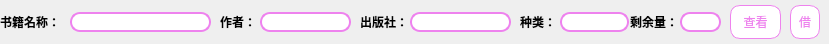
<?xml version="1.0" encoding="UTF-8"?>
<ui version="4.0">
 <class>BorrowItem</class>
 <widget class="QMainWindow" name="BorrowItem">
  <property name="geometry">
   <rect>
    <x>0</x>
    <y>0</y>
    <width>829</width>
    <height>44</height>
   </rect>
  </property>
  <property name="windowTitle">
   <string>MainWindow</string>
  </property>
  <widget class="QWidget" name="centralwidget">
   <widget class="QLabel" name="booklabel">
    <property name="geometry">
     <rect>
      <x>0</x>
      <y>12</y>
      <width>69</width>
      <height>20</height>
     </rect>
    </property>
    <property name="font">
     <font>
      <bold>true</bold>
     </font>
    </property>
    <property name="text">
     <string>书籍名称：</string>
    </property>
   </widget>
   <widget class="QLabel" name="bookNamelabel">
    <property name="geometry">
     <rect>
      <x>70</x>
      <y>12</y>
      <width>141</width>
      <height>20</height>
     </rect>
    </property>
    <property name="styleSheet">
     <string notr="true">QLabel {
	border: 2px solid #EE82EE; /* 边框宽度为1px，颜色为#A0A0A0 */
	border-radius: 10px; /* 边框圆角 */
	padding-left: 5px; /* 文本距离左边界有5px */
	background-color: 	#FFFFFF	; /* 背景颜色 */
	color: 	#000000; /* 文本颜色 */
	selection-background-color: #000000; /* 选中文本的背景颜色 */
	selection-color: #FFFFFF; /* 选中文本的颜色 */
	font-family: &quot;Microsoft YaHei&quot;; /* 文本字体族 */
	font-size: 10pt; /* 文本字体大小 */
}</string>
    </property>
    <property name="text">
     <string/>
    </property>
   </widget>
   <widget class="QLabel" name="authorNamelabel">
    <property name="geometry">
     <rect>
      <x>260</x>
      <y>12</y>
      <width>91</width>
      <height>20</height>
     </rect>
    </property>
    <property name="styleSheet">
     <string notr="true">QLabel {
	border: 2px solid #EE82EE; /* 边框宽度为1px，颜色为#A0A0A0 */
	border-radius: 10px; /* 边框圆角 */
	padding-left: 5px; /* 文本距离左边界有5px */
	background-color: 	#FFFFFF	; /* 背景颜色 */
	color: 	#000000; /* 文本颜色 */
	selection-background-color: #000000; /* 选中文本的背景颜色 */
	selection-color: #FFFFFF; /* 选中文本的颜色 */
	font-family: &quot;Microsoft YaHei&quot;; /* 文本字体族 */
	font-size: 10pt; /* 文本字体大小 */
}</string>
    </property>
    <property name="text">
     <string/>
    </property>
   </widget>
   <widget class="QLabel" name="authorlabel">
    <property name="geometry">
     <rect>
      <x>220</x>
      <y>12</y>
      <width>41</width>
      <height>20</height>
     </rect>
    </property>
    <property name="font">
     <font>
      <bold>true</bold>
     </font>
    </property>
    <property name="text">
     <string>作者：</string>
    </property>
   </widget>
   <widget class="QLabel" name="remainAmountlabel">
    <property name="geometry">
     <rect>
      <x>680</x>
      <y>12</y>
      <width>41</width>
      <height>20</height>
     </rect>
    </property>
    <property name="styleSheet">
     <string notr="true">QLabel {
	border: 2px solid #EE82EE; /* 边框宽度为1px，颜色为#A0A0A0 */
	border-radius: 10px; /* 边框圆角 */
	padding-left: 5px; /* 文本距离左边界有5px */
	background-color: 	#FFFFFF	; /* 背景颜色 */
	color: 	#000000; /* 文本颜色 */
	selection-background-color: #000000; /* 选中文本的背景颜色 */
	selection-color: #FFFFFF; /* 选中文本的颜色 */
	font-family: &quot;Microsoft YaHei&quot;; /* 文本字体族 */
	font-size: 10pt; /* 文本字体大小 */
}</string>
    </property>
    <property name="text">
     <string/>
    </property>
   </widget>
   <widget class="QLabel" name="remainlabel">
    <property name="geometry">
     <rect>
      <x>630</x>
      <y>12</y>
      <width>51</width>
      <height>20</height>
     </rect>
    </property>
    <property name="font">
     <font>
      <bold>true</bold>
     </font>
    </property>
    <property name="text">
     <string>剩余量：</string>
    </property>
   </widget>
   <widget class="QPushButton" name="BorrowButton">
    <property name="geometry">
     <rect>
      <x>790</x>
      <y>5</y>
      <width>30</width>
      <height>34</height>
     </rect>
    </property>
    <property name="styleSheet">
     <string notr="true">QPushButton{
	font: 12pt &quot;幼圆&quot;;
    color: 	#EE82EE;
    background-color: #FFFFFF;
    border-color: 	#EE82EE;
    border-radius: 10px;
    border-style: solid;
    border-width: 1px;
    padding: 5px;
}

/**鼠标停留在按钮上的样式**/
QPushButton::hover{	
    color: #FFFFFF;
    background-color: #EE82EE;
    border-color: #EE82EE;
}

/**鼠标按压下去的样式**/
QPushButton::pressed,QPushButton::checked{
    color: #FFFFFF;
    background-color: 	#DA70D6;
	border-color: 	#DA70D6;
}</string>
    </property>
    <property name="text">
     <string>借</string>
    </property>
   </widget>
   <widget class="QLabel" name="pressNamelabel">
    <property name="geometry">
     <rect>
      <x>410</x>
      <y>12</y>
      <width>101</width>
      <height>20</height>
     </rect>
    </property>
    <property name="styleSheet">
     <string notr="true">QLabel {
	border: 2px solid #EE82EE; /* 边框宽度为1px，颜色为#A0A0A0 */
	border-radius: 10px; /* 边框圆角 */
	padding-left: 5px; /* 文本距离左边界有5px */
	background-color: 	#FFFFFF	; /* 背景颜色 */
	color: 	#000000; /* 文本颜色 */
	selection-background-color: #000000; /* 选中文本的背景颜色 */
	selection-color: #FFFFFF; /* 选中文本的颜色 */
	font-family: &quot;Microsoft YaHei&quot;; /* 文本字体族 */
	font-size: 10pt; /* 文本字体大小 */
}</string>
    </property>
    <property name="text">
     <string/>
    </property>
   </widget>
   <widget class="QLabel" name="presslabel">
    <property name="geometry">
     <rect>
      <x>360</x>
      <y>12</y>
      <width>51</width>
      <height>20</height>
     </rect>
    </property>
    <property name="font">
     <font>
      <bold>true</bold>
     </font>
    </property>
    <property name="text">
     <string>出版社：</string>
    </property>
   </widget>
   <widget class="QLabel" name="caterogyNamelabel">
    <property name="geometry">
     <rect>
      <x>560</x>
      <y>12</y>
      <width>69</width>
      <height>20</height>
     </rect>
    </property>
    <property name="styleSheet">
     <string notr="true">QLabel {
	border: 2px solid #EE82EE; /* 边框宽度为1px，颜色为#A0A0A0 */
	border-radius: 10px; /* 边框圆角 */
	padding-left: 5px; /* 文本距离左边界有5px */
	background-color: 	#FFFFFF	; /* 背景颜色 */
	color: 	#000000; /* 文本颜色 */
	selection-background-color: #000000; /* 选中文本的背景颜色 */
	selection-color: #FFFFFF; /* 选中文本的颜色 */
	font-family: &quot;Microsoft YaHei&quot;; /* 文本字体族 */
	font-size: 10pt; /* 文本字体大小 */
}</string>
    </property>
    <property name="text">
     <string/>
    </property>
   </widget>
   <widget class="QLabel" name="caterogylabel">
    <property name="geometry">
     <rect>
      <x>520</x>
      <y>12</y>
      <width>41</width>
      <height>20</height>
     </rect>
    </property>
    <property name="font">
     <font>
      <bold>true</bold>
     </font>
    </property>
    <property name="text">
     <string>种类：</string>
    </property>
   </widget>
   <widget class="QPushButton" name="LookButton">
    <property name="geometry">
     <rect>
      <x>730</x>
      <y>5</y>
      <width>51</width>
      <height>34</height>
     </rect>
    </property>
    <property name="styleSheet">
     <string notr="true">QPushButton{
	font: 12pt &quot;幼圆&quot;;
    color: 	#EE82EE;
    background-color: #FFFFFF;
    border-color: 	#EE82EE;
    border-radius: 10px;
    border-style: solid;
    border-width: 1px;
    padding: 5px;
}

/**鼠标停留在按钮上的样式**/
QPushButton::hover{	
    color: #FFFFFF;
    background-color: #EE82EE;
    border-color: #EE82EE;
}

/**鼠标按压下去的样式**/
QPushButton::pressed,QPushButton::checked{
    color: #FFFFFF;
    background-color: 	#DA70D6;
	border-color: 	#DA70D6;
}</string>
    </property>
    <property name="text">
     <string>查看</string>
    </property>
   </widget>
  </widget>
 </widget>
 <resources/>
 <connections/>
</ui>
